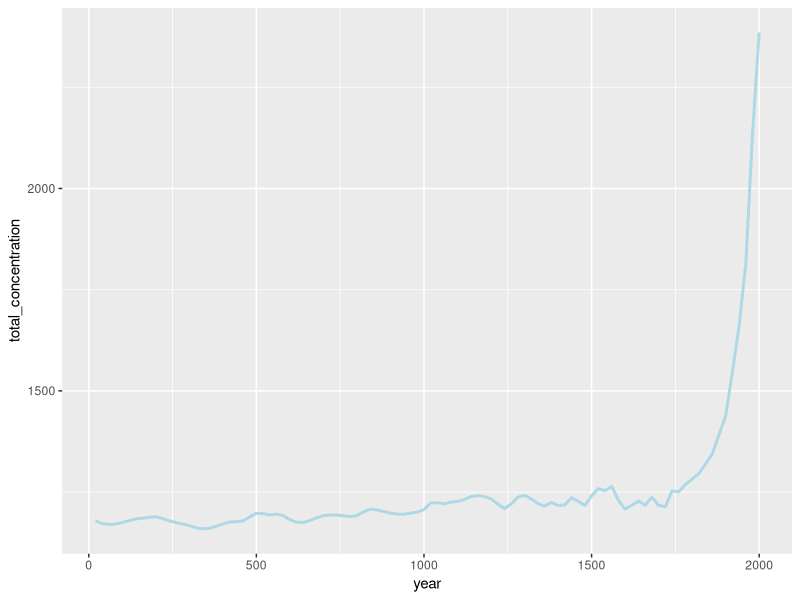
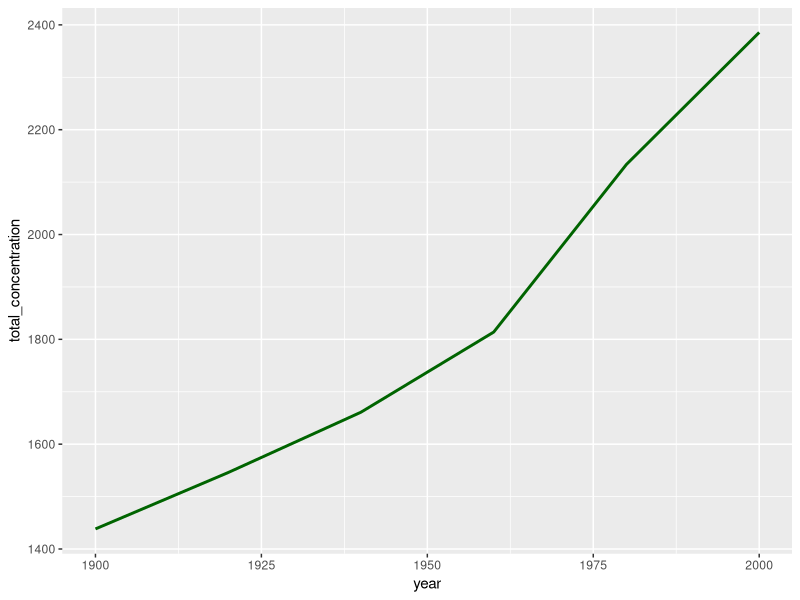
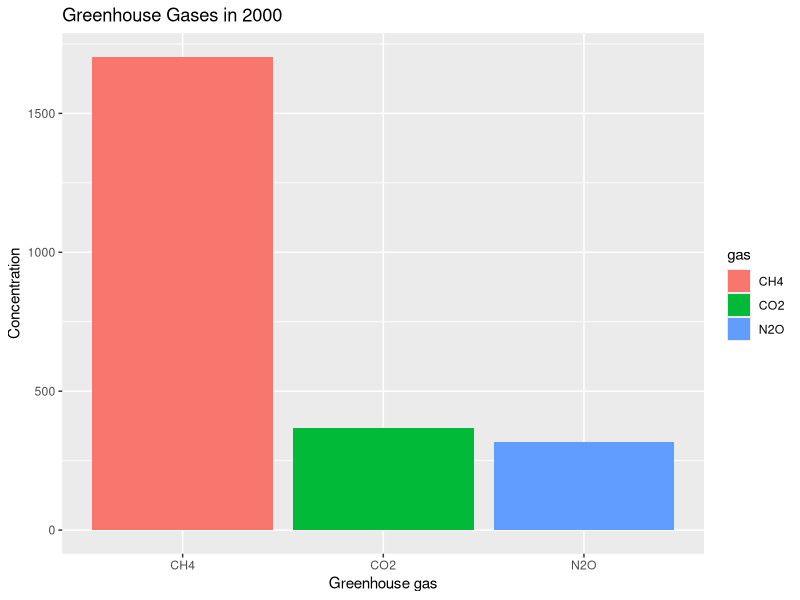
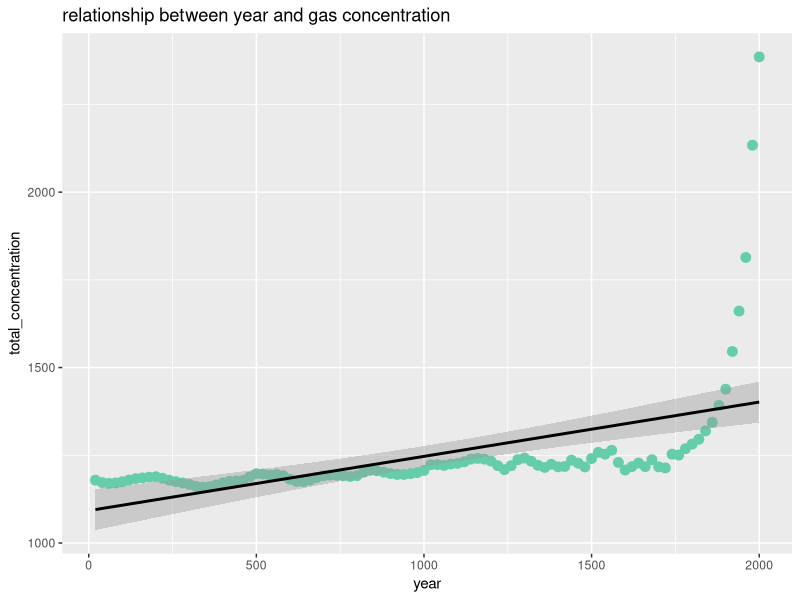

These figures' R source, in order:
## ---- chunk 1
library(dslabs)
help(greenhouse_gases)
## ---- chunk 2
str(greenhouse_gases)
summary(greenhouse_gases)
## ---- chunk 3
class(greenhouse_gases)
## ---- chunk 4
library(tidyverse)
grnhsyr <- greenhouse_gases %>%
  select(year)
str(grnhsyr)
summary(grnhsyr)
## ---- chunk 5
library(ggplot2)
## ---- chunk 6
#first we have to summarize total concentration by year
total_by_year <- greenhouse_gases %>%
  dplyr::group_by(year) %>%
  dplyr::summarize(total_concentration = sum(concentration))
## ---- chunk 7
p1 <- ggplot(total_by_year, aes(x=year, y=total_concentration)) +
geom_line(size = 1, color = "lightblue")
  title = "Gas concentration over Years"
  x= "years"
  y= " Total concentration"
print(p1)
## ---- chunk 8
#make a new variable for desired time frame
gasyears <- greenhouse_gases %>%
  filter(year >= 1900 & year <= 2000) %>%
  group_by(year) %>%
  summarize(total_concentration = sum(concentration))
  

p2 <- ggplot(gasyears, aes(x=year, y=total_concentration)) +
geom_line(size = 1, color = "darkgreen")
  title = "Gas concentration from 1900 to 2000"
  x= "years"
  y= " Total concentration"
print(p2)
## ---- chunk 9
#first I'm going to filter the data to only include the year 2000
gas_2000 <- greenhouse_gases %>%
  filter(year == 2000)
## ---- chunk 10
# Now I'm going to make a bar graph
p3 <- ggplot(gas_2000, aes( x = gas, y = concentration, fill = gas))+
  geom_bar(stat = "Identity") + 
  labs(
    title = "Greenhouse Gases in 2000",
    x = "Greenhouse gas",
    y = "Concentration"
    
  )
print(p3)
## ---- chunk 11
model <- lm(total_concentration ~ year, data=total_by_year)
summary(model)

p4 <- ggplot(total_by_year, aes(x= year, y= total_concentration)) +
  geom_point(size = 3, color = "aquamarine3" ) +
  geom_smooth(method = "lm", se = TRUE, color = "black") +
  labs(
    title = "relationship between year and gas concentration"
  )
print(p4)
